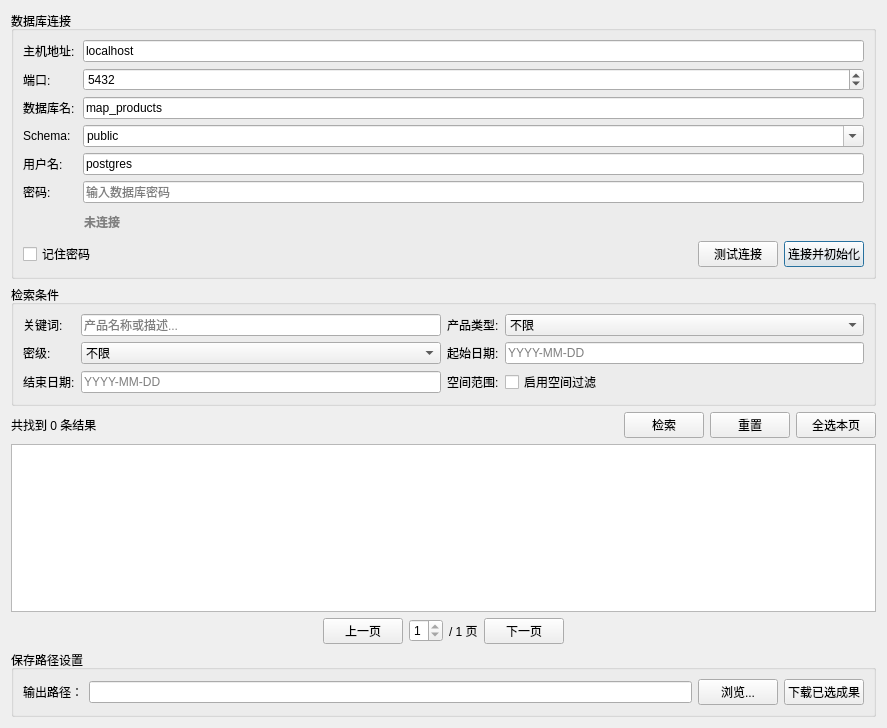
<?xml version="1.0" encoding="UTF-8"?>
<ui version="4.0">
 <class>mapdata_download</class>
 <widget class="QDialog" name="mapdata_download">
  <property name="geometry">
   <rect>
    <x>0</x>
    <y>0</y>
    <width>887</width>
    <height>728</height>
   </rect>
  </property>
  <property name="windowTitle">
   <string>地图数据下载</string>
  </property>
  <layout class="QGridLayout" name="gridLayout_2">
   <item row="0" column="0" colspan="8">
    <widget class="QGroupBox" name="groupBox">
     <property name="title">
      <string>数据库连接</string>
     </property>
     <layout class="QGridLayout" name="gridLayout">
      <item row="0" column="0" colspan="2">
       <widget class="QLabel" name="hostLabel">
        <property name="text">
         <string>主机地址:</string>
        </property>
       </widget>
      </item>
      <item row="0" column="2">
       <widget class="QLineEdit" name="mHostEdit">
        <property name="text">
         <string>localhost</string>
        </property>
        <property name="placeholderText">
         <string>PostgreSQL服务器IP或域名</string>
        </property>
       </widget>
      </item>
      <item row="1" column="0">
       <widget class="QLabel" name="portLabel">
        <property name="text">
         <string>端口:</string>
        </property>
       </widget>
      </item>
      <item row="1" column="2">
       <widget class="QSpinBox" name="mPortSpin">
        <property name="minimum">
         <number>1</number>
        </property>
        <property name="maximum">
         <number>65535</number>
        </property>
        <property name="value">
         <number>5432</number>
        </property>
       </widget>
      </item>
      <item row="2" column="0" colspan="2">
       <widget class="QLabel" name="dbNameLabel">
        <property name="text">
         <string>数据库名:</string>
        </property>
       </widget>
      </item>
      <item row="2" column="2">
       <widget class="QLineEdit" name="mDbNameEdit">
        <property name="text">
         <string>map_products</string>
        </property>
        <property name="placeholderText">
         <string>已启用PostGIS的数据库名称</string>
        </property>
       </widget>
      </item>
      <item row="3" column="0">
       <widget class="QLabel" name="schemaLabel">
        <property name="text">
         <string>Schema:</string>
        </property>
       </widget>
      </item>
      <item row="3" column="2">
       <widget class="QComboBox" name="mSchemaCombo">
        <property name="editable">
         <bool>true</bool>
        </property>
        <item>
         <property name="text">
          <string>public</string>
         </property>
        </item>
        <item>
         <property name="text">
          <string>map_products</string>
         </property>
        </item>
       </widget>
      </item>
      <item row="4" column="0">
       <widget class="QLabel" name="userLabel">
        <property name="text">
         <string>用户名:</string>
        </property>
       </widget>
      </item>
      <item row="4" column="2">
       <widget class="QLineEdit" name="mUserEdit">
        <property name="text">
         <string>postgres</string>
        </property>
        <property name="placeholderText">
         <string>数据库登录用户名</string>
        </property>
       </widget>
      </item>
      <item row="5" column="0">
       <widget class="QLabel" name="passwordLabel">
        <property name="text">
         <string>密码:</string>
        </property>
       </widget>
      </item>
      <item row="5" column="2">
       <widget class="QLineEdit" name="mPasswordEdit">
        <property name="echoMode">
         <enum>QLineEdit::Normal</enum>
        </property>
        <property name="placeholderText">
         <string>输入数据库密码</string>
        </property>
       </widget>
      </item>
      <item row="6" column="1" colspan="2">
       <widget class="QLabel" name="mStatusLabel">
        <property name="styleSheet">
         <string>QLabel { color: gray; font-weight: bold; padding: 4px; }</string>
        </property>
        <property name="text">
         <string>未连接</string>
        </property>
       </widget>
      </item>
      <item row="7" column="0" colspan="3">
       <layout class="QHBoxLayout" name="btnLayout">
        <item>
         <widget class="QCheckBox" name="mSavePwdCheck">
          <property name="text">
           <string>记住密码</string>
          </property>
         </widget>
        </item>
        <item>
         <spacer name="horizontalSpacer_3">
          <property name="orientation">
           <enum>Qt::Horizontal</enum>
          </property>
          <property name="sizeHint" stdset="0">
           <size>
            <width>40</width>
            <height>20</height>
           </size>
          </property>
         </spacer>
        </item>
        <item>
         <spacer name="horizontalSpacer_2">
          <property name="orientation">
           <enum>Qt::Vertical</enum>
          </property>
          <property name="sizeHint" stdset="0">
           <size>
            <width>40</width>
            <height>20</height>
           </size>
          </property>
         </spacer>
        </item>
        <item>
         <widget class="QPushButton" name="mTestBtn">
          <property name="toolTip">
           <string>测试数据库连接是否可用（不会初始化Schema）</string>
          </property>
          <property name="text">
           <string>测试连接</string>
          </property>
         </widget>
        </item>
        <item>
         <widget class="QPushButton" name="mConnectBtn">
          <property name="toolTip">
           <string>连接数据库并自动初始化表结构</string>
          </property>
          <property name="text">
           <string>连接并初始化</string>
          </property>
          <property name="default">
           <bool>true</bool>
          </property>
         </widget>
        </item>
       </layout>
      </item>
     </layout>
    </widget>
   </item>
   <item row="1" column="0" colspan="8">
    <widget class="QGroupBox" name="searchGroup">
     <property name="title">
      <string>检索条件</string>
     </property>
     <layout class="QGridLayout" name="searchLayout">
      <item row="1" column="3">
       <widget class="QLineEdit" name="mDateFromEdit">
        <property name="placeholderText">
         <string>YYYY-MM-DD</string>
        </property>
       </widget>
      </item>
      <item row="0" column="2">
       <widget class="QLabel" name="productTypeLabel">
        <property name="text">
         <string>产品类型:</string>
        </property>
       </widget>
      </item>
      <item row="0" column="3">
       <widget class="QComboBox" name="mProductTypeCombo">
        <item>
         <property name="text">
          <string>不限</string>
         </property>
        </item>
        <item>
         <property name="text">
          <string>矢量数据</string>
         </property>
        </item>
        <item>
         <property name="text">
          <string>栅格数据</string>
         </property>
        </item>
        <item>
         <property name="text">
          <string>制图文件</string>
         </property>
        </item>
        <item>
         <property name="text">
          <string>其它类型文件</string>
         </property>
        </item>
       </widget>
      </item>
      <item row="1" column="1">
       <widget class="QComboBox" name="mSecurityLevelCombo">
        <item>
         <property name="text">
          <string>不限</string>
         </property>
        </item>
        <item>
         <property name="text">
          <string>非密</string>
         </property>
        </item>
        <item>
         <property name="text">
          <string>内部</string>
         </property>
        </item>
        <item>
         <property name="text">
          <string>机密</string>
         </property>
        </item>
        <item>
         <property name="text">
          <string>秘密</string>
         </property>
        </item>
        <item>
         <property name="text">
          <string>绝密</string>
         </property>
        </item>
       </widget>
      </item>
      <item row="2" column="2">
       <widget class="QLabel" name="spatialLabel">
        <property name="text">
         <string>空间范围:</string>
        </property>
       </widget>
      </item>
      <item row="1" column="2">
       <widget class="QLabel" name="dateFromLabel">
        <property name="text">
         <string>起始日期:</string>
        </property>
       </widget>
      </item>
      <item row="0" column="1">
       <widget class="QLineEdit" name="mKeywordEdit">
        <property name="placeholderText">
         <string>产品名称或描述...</string>
        </property>
       </widget>
      </item>
      <item row="1" column="0">
       <widget class="QLabel" name="securityLevelLabel">
        <property name="text">
         <string>密级:</string>
        </property>
       </widget>
      </item>
      <item row="0" column="0">
       <widget class="QLabel" name="keywordLabel">
        <property name="text">
         <string>关键词:</string>
        </property>
       </widget>
      </item>
      <item row="2" column="1">
       <widget class="QLineEdit" name="mDateToEdit">
        <property name="placeholderText">
         <string>YYYY-MM-DD</string>
        </property>
       </widget>
      </item>
      <item row="2" column="3">
       <widget class="QCheckBox" name="mSpatialFilterCheck">
        <property name="text">
         <string>启用空间过滤</string>
        </property>
       </widget>
      </item>
      <item row="2" column="0">
       <widget class="QLabel" name="dateToLabel">
        <property name="text">
         <string>结束日期:</string>
        </property>
       </widget>
      </item>
     </layout>
    </widget>
   </item>
   <item row="2" column="0" colspan="8">
    <layout class="QHBoxLayout" name="resultToolbarLayout">
     <item>
      <widget class="QLabel" name="mResultCountLabel">
       <property name="text">
        <string>共找到 0 条结果</string>
       </property>
      </widget>
     </item>
     <item>
      <spacer name="resultToolbarSpacer">
       <property name="orientation">
        <enum>Qt::Horizontal</enum>
       </property>
       <property name="sizeHint" stdset="0">
        <size>
         <width>40</width>
         <height>20</height>
        </size>
       </property>
      </spacer>
     </item>
     <item>
      <widget class="QPushButton" name="mSearchBtn">
       <property name="text">
        <string>检索</string>
       </property>
      </widget>
     </item>
     <item>
      <widget class="QPushButton" name="mResetBtn">
       <property name="text">
        <string>重置</string>
       </property>
      </widget>
     </item>
     <item>
      <widget class="QPushButton" name="mSelectAllBtn">
       <property name="text">
        <string>全选本页</string>
       </property>
      </widget>
     </item>
    </layout>
   </item>
   <item row="3" column="0" colspan="8">
    <widget class="QTableWidget" name="mResultTable">
     <property name="editTriggers">
      <set>QAbstractItemView::NoEditTriggers</set>
     </property>
     <property name="selectionMode">
      <enum>QAbstractItemView::NoSelection</enum>
     </property>
     <property name="selectionBehavior">
      <enum>QAbstractItemView::SelectItems</enum>
     </property>
     <attribute name="horizontalHeaderStretchLastSection">
      <bool>true</bool>
     </attribute>
    </widget>
   </item>
   <item row="4" column="1">
    <spacer name="horizontalSpacer_4">
     <property name="orientation">
      <enum>Qt::Horizontal</enum>
     </property>
     <property name="sizeHint" stdset="0">
      <size>
       <width>236</width>
       <height>20</height>
      </size>
     </property>
    </spacer>
   </item>
   <item row="4" column="2">
    <widget class="QPushButton" name="mPrevPageBtn">
     <property name="text">
      <string>上一页</string>
     </property>
    </widget>
   </item>
   <item row="4" column="3">
    <widget class="QSpinBox" name="mPageSpinBox">
     <property name="minimum">
      <number>1</number>
     </property>
     <property name="maximum">
      <number>1</number>
     </property>
    </widget>
   </item>
   <item row="4" column="4">
    <widget class="QLabel" name="mTotalPageLabel">
     <property name="text">
      <string>/ 1 页</string>
     </property>
    </widget>
   </item>
   <item row="4" column="5">
    <widget class="QPushButton" name="mNextPageBtn">
     <property name="text">
      <string>下一页</string>
     </property>
    </widget>
   </item>
   <item row="4" column="6">
    <spacer name="horizontalSpacer_5">
     <property name="orientation">
      <enum>Qt::Horizontal</enum>
     </property>
     <property name="sizeHint" stdset="0">
      <size>
       <width>236</width>
       <height>20</height>
      </size>
     </property>
    </spacer>
   </item>
   <item row="5" column="0" colspan="8">
    <widget class="QGroupBox" name="outputPathGroup">
     <property name="title">
      <string>保存路径设置</string>
     </property>
     <layout class="QHBoxLayout" name="outputPathLayout">
      <item>
       <widget class="QLabel" name="label">
        <property name="text">
         <string>输出路径：</string>
        </property>
       </widget>
      </item>
      <item>
       <widget class="QLineEdit" name="lineEdit_filepath"/>
      </item>
      <item>
       <widget class="QPushButton" name="pushButton_savefile">
        <property name="text">
         <string>浏览...</string>
        </property>
       </widget>
      </item>
      <item>
       <widget class="QPushButton" name="mDownloadBtn">
        <property name="text">
         <string>下载已选成果</string>
        </property>
       </widget>
      </item>
     </layout>
    </widget>
   </item>
  </layout>
 </widget>
 <resources/>
 <connections/>
</ui>
